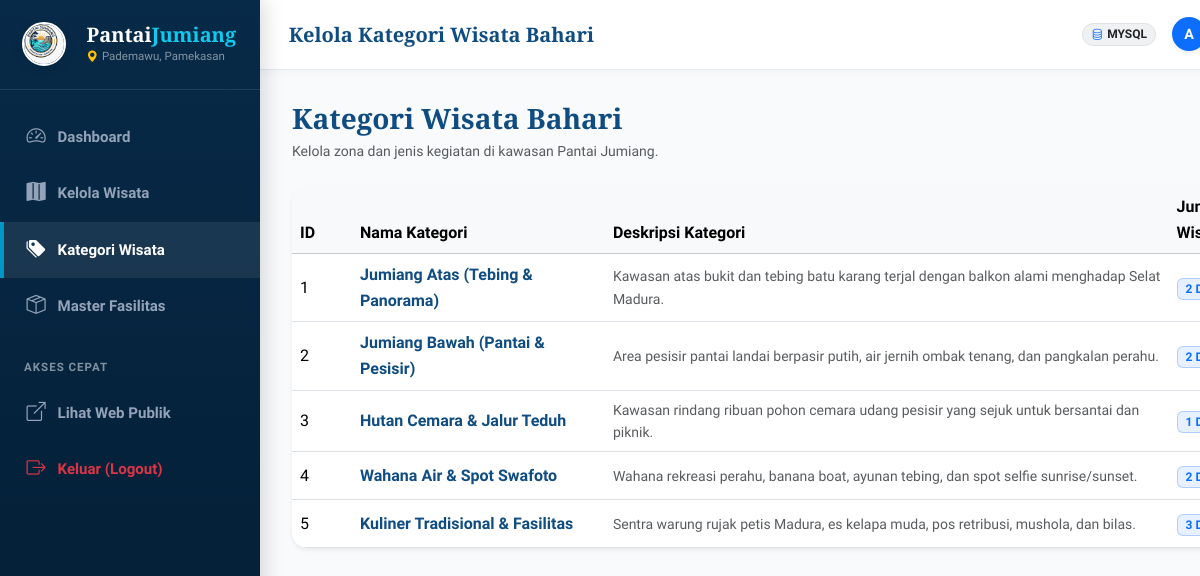
The app's page /admin/kategori.php (signed in) with its own data.
### tables this page shows
CREATE TABLE `kategori_wisata` (
  `id_kategori` INT AUTO_INCREMENT PRIMARY KEY,
  `nama_kategori` VARCHAR(100) NOT NULL,
  `deskripsi` TEXT NULL
);

### admin/kategori.php (the view, shortened to what this page needs)
<?php
$db = getDB();
$stmt = $db->query("
    SELECT k.*, COUNT(w.id_wisata) AS total_wisata
    FROM kategori_wisata k
    LEFT JOIN wisata w ON k.id_kategori = w.id_kategori
    GROUP BY k.id_kategori, k.nama_kategori, k.deskripsi
    ORDER BY k.id_kategori ASC
");
$kategoriList = $stmt->fetchAll();
include __DIR__ . '/../includes/admin_header.php';
?>
<div class="d-flex justify-content-between align-items-sm-center flex-column flex-sm-row mb-3 mb-md-4 gap-2">
    <div>
        <h3 class="font-serif fw-bold text-ocean-primary mb-1 admin-welcome-title">Kategori Wisata Bahari</h3>
        <p class="text-muted small mb-0 admin-welcome-sub">Kelola zona dan jenis kegiatan di kawasan Pantai Jumiang.</p>
    </div>
</div>
<div class="card border-0 shadow-sm rounded-4 overflow-hidden mb-4">
    <div class="table-responsive d-none d-md-block">
        <table class="table table-hover align-middle mb-0">
            <thead class="table-light">
                <tr>
                    <th style="width: 60px;">ID</th>
                    <th>Nama Kategori</th>
                    <th>Deskripsi Kategori</th>
                    <th>Jumlah Wisata</th>
                </tr>
            </thead>
            <tbody>
                <?php if (empty($kategoriList)): ?>
                    <tr>
                        <td colspan="5" class="text-center py-5 text-muted">Belum ada data kategori.</td>
                    </tr>
                <?php else: ?>
                    <?php foreach ($kategoriList as $k): ?>
                        <tr>
                            <td><?= $k['id_kategori'] ?></td>
                            <td class="fw-bold text-ocean-primary"><?= htmlspecialchars($k['nama_kategori']) ?></td>
                            <td class="text-muted small"><?= htmlspecialchars($k['deskripsi'] ?: '-') ?></td>
                            <td>
                                <span class="badge bg-primary bg-opacity-10 text-primary border border-primary border-opacity-25 px-2 py-1">
                                    <?= $k['total_wisata'] ?> Destinasi
                                </span>
                            </td>
                        </tr>
                    <?php endforeach; ?>
                <?php endif; ?>
            </tbody>
        </table>
    </div>
</div>
<?php include __DIR__ . '/../includes/admin_footer.php'; ?>

### assets/css/style.css (style rules this page uses)
:root { --font-main: 'Plus Jakarta Sans', system-ui, -apple-system, sans-serif; --font-serif: 'Playfair Display', Georgia, serif; --ocean-900: #041c32; --ocean-800: #062846; --ocean-700: #0a3d62; --ocean-600: #0f4c81; --ocean-500: #0077b6; --ocean-400: #0096c7; --ocean-300: #48cae4; --ocean-200: #90e0ef; --ocean-100: #ade8f4; --ocean-50: #e0f7fa; --ocean-bg: #f4f9fd; --seafoam: #06d6a0; --coral: #ff6b6b; --sand: #fdfbf7; --gold: #f59e0b; --dark: #0b192c; --text-muted:#64748b; --border-light: rgba(15, 76, 129, 0.12); --glass-bg: rgba(255, 255, 255, 0.82); --glass-border: rgba(255, 255, 255, 0.6); --glass-shadow: 0 10px 30px rgba(4, 28, 50, 0.08); --radius-sm: 8px; --radius-md: 14px; --radius-lg: 20px; --radius-xl: 28px; --transition: all 0.28s cubic-bezier(0.4, 0, 0.2, 1); }
* { box-sizing: border-box; }
body { font-family: var(--font-main); background-color: var(--ocean-bg); color: var(--dark); line-height: 1.6; overflow-x: hidden; }
h1, h2, h3, .font-serif { font-family: var(--font-serif); }
.text-ocean-primary { color: var(--ocean-600) !important; }

### assets/css/admin.css (style rules this page uses)
:root { --admin-sidebar-width: 260px; --admin-header-height: 70px; --admin-primary: #0f4c81; --admin-primary-dark: #072a48; --admin-accent: #0096c7; --admin-bg: #f8fafc; }
html, body.admin-body { background-color: var(--admin-bg); min-height: 100vh; overflow-x: hidden; max-width: 100vw; }

### records on screen
kategori_wisata: id_kategori "1", nama_kategori "Jumiang Atas (Tebing & Panorama)", deskripsi "Kawasan atas bukit dan tebing batu karang terjal dengan balkon alami menghadap Selat Madura.", total_wisata "2"
kategori_wisata: id_kategori "2", nama_kategori "Jumiang Bawah (Pantai & Pesisir)", deskripsi "Area pesisir pantai landai berpasir putih, air jernih ombak tenang, dan pangkalan perahu.", total_wisata "2"
kategori_wisata: id_kategori "3", nama_kategori "Hutan Cemara & Jalur Teduh", deskripsi "Kawasan rindang ribuan pohon cemara udang pesisir yang sejuk untuk bersantai dan piknik.", total_wisata "1"
kategori_wisata: id_kategori "4", nama_kategori "Wahana Air & Spot Swafoto", deskripsi "Wahana rekreasi perahu, banana boat, ayunan tebing, dan spot selfie sunrise/sunset.", total_wisata "2"
kategori_wisata: id_kategori "5", nama_kategori "Kuliner Tradisional & Fasilitas", deskripsi "Sentra warung rujak petis Madura, es kelapa muda, pos retribusi, mushola, dan bilas.", total_wisata "3"

### other values on screen
$pageTitle "Kelola Kategori Wisata Bahari"
getDBDriver() "MYSQL"
substr($userName, 0, 1) "A"
